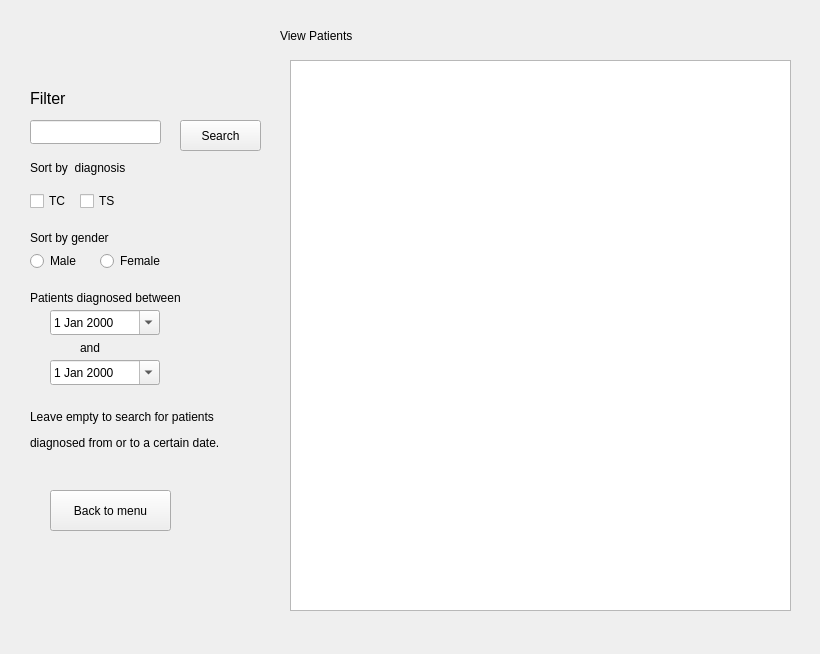
<?xml version="1.0" encoding="UTF-8"?>
<ui version="4.0">
 <class>Form</class>
 <widget class="QWidget" name="Form">
  <property name="geometry">
   <rect>
    <x>0</x>
    <y>0</y>
    <width>820</width>
    <height>654</height>
   </rect>
  </property>
  <property name="windowTitle">
   <string>Form</string>
  </property>
  <widget class="QPushButton" name="pushButton">
   <property name="geometry">
    <rect>
     <x>180</x>
     <y>120</y>
     <width>81</width>
     <height>31</height>
    </rect>
   </property>
   <property name="text">
    <string>Search</string>
   </property>
  </widget>
  <widget class="QLineEdit" name="lineEdit">
   <property name="geometry">
    <rect>
     <x>30</x>
     <y>120</y>
     <width>131</width>
     <height>24</height>
    </rect>
   </property>
  </widget>
  <widget class="QLabel" name="db_view_label">
   <property name="geometry">
    <rect>
     <x>280</x>
     <y>20</y>
     <width>171</width>
     <height>31</height>
    </rect>
   </property>
   <property name="text">
    <string>View Patients</string>
   </property>
  </widget>
  <widget class="QLabel" name="label_2">
   <property name="geometry">
    <rect>
     <x>30</x>
     <y>90</y>
     <width>111</width>
     <height>16</height>
    </rect>
   </property>
   <property name="font">
    <font>
     <pointsize>12</pointsize>
    </font>
   </property>
   <property name="text">
    <string>Filter</string>
   </property>
  </widget>
  <widget class="QLabel" name="label_3">
   <property name="geometry">
    <rect>
     <x>30</x>
     <y>160</y>
     <width>121</width>
     <height>16</height>
    </rect>
   </property>
   <property name="text">
    <string>Sort by  diagnosis</string>
   </property>
  </widget>
  <widget class="QPushButton" name="back_button">
   <property name="geometry">
    <rect>
     <x>50</x>
     <y>490</y>
     <width>121</width>
     <height>41</height>
    </rect>
   </property>
   <property name="text">
    <string>Back to menu</string>
   </property>
  </widget>
  <widget class="QTableView" name="table_view">
   <property name="geometry">
    <rect>
     <x>290</x>
     <y>60</y>
     <width>501</width>
     <height>551</height>
    </rect>
   </property>
  </widget>
  <widget class="QCheckBox" name="TC_check_box">
   <property name="geometry">
    <rect>
     <x>30</x>
     <y>190</y>
     <width>78</width>
     <height>22</height>
    </rect>
   </property>
   <property name="text">
    <string>TC</string>
   </property>
  </widget>
  <widget class="QCheckBox" name="TS_check_box">
   <property name="geometry">
    <rect>
     <x>80</x>
     <y>190</y>
     <width>78</width>
     <height>22</height>
    </rect>
   </property>
   <property name="text">
    <string>TS</string>
   </property>
  </widget>
  <widget class="QLabel" name="label_4">
   <property name="geometry">
    <rect>
     <x>30</x>
     <y>290</y>
     <width>181</width>
     <height>16</height>
    </rect>
   </property>
   <property name="text">
    <string>Patients diagnosed between</string>
   </property>
  </widget>
  <widget class="QDateEdit" name="start_date">
   <property name="geometry">
    <rect>
     <x>50</x>
     <y>310</y>
     <width>110</width>
     <height>25</height>
    </rect>
   </property>
   <property name="calendarPopup">
    <bool>true</bool>
   </property>
  </widget>
  <widget class="QDateEdit" name="end_date">
   <property name="geometry">
    <rect>
     <x>50</x>
     <y>360</y>
     <width>110</width>
     <height>25</height>
    </rect>
   </property>
   <property name="calendarPopup">
    <bool>true</bool>
   </property>
  </widget>
  <widget class="QLabel" name="label_5">
   <property name="geometry">
    <rect>
     <x>80</x>
     <y>340</y>
     <width>49</width>
     <height>16</height>
    </rect>
   </property>
   <property name="text">
    <string>and</string>
   </property>
  </widget>
  <widget class="QLabel" name="label_6">
   <property name="geometry">
    <rect>
     <x>30</x>
     <y>390</y>
     <width>231</width>
     <height>81</height>
    </rect>
   </property>
   <property name="text">
    <string>&lt;html&gt;&lt;head/&gt;&lt;body&gt;&lt;p&gt;Leave empty to search for patients&lt;/p&gt;&lt;p&gt;diagnosed from or to a certain date.&lt;/p&gt;&lt;/body&gt;&lt;/html&gt;</string>
   </property>
  </widget>
  <widget class="QLabel" name="label_7">
   <property name="geometry">
    <rect>
     <x>30</x>
     <y>230</y>
     <width>121</width>
     <height>16</height>
    </rect>
   </property>
   <property name="text">
    <string>Sort by gender</string>
   </property>
  </widget>
  <widget class="QRadioButton" name="radioButton">
   <property name="geometry">
    <rect>
     <x>30</x>
     <y>250</y>
     <width>91</width>
     <height>22</height>
    </rect>
   </property>
   <property name="text">
    <string>Male</string>
   </property>
  </widget>
  <widget class="QRadioButton" name="radioButton_2">
   <property name="geometry">
    <rect>
     <x>100</x>
     <y>250</y>
     <width>91</width>
     <height>22</height>
    </rect>
   </property>
   <property name="text">
    <string>Female</string>
   </property>
  </widget>
 </widget>
 <resources/>
 <connections/>
</ui>
